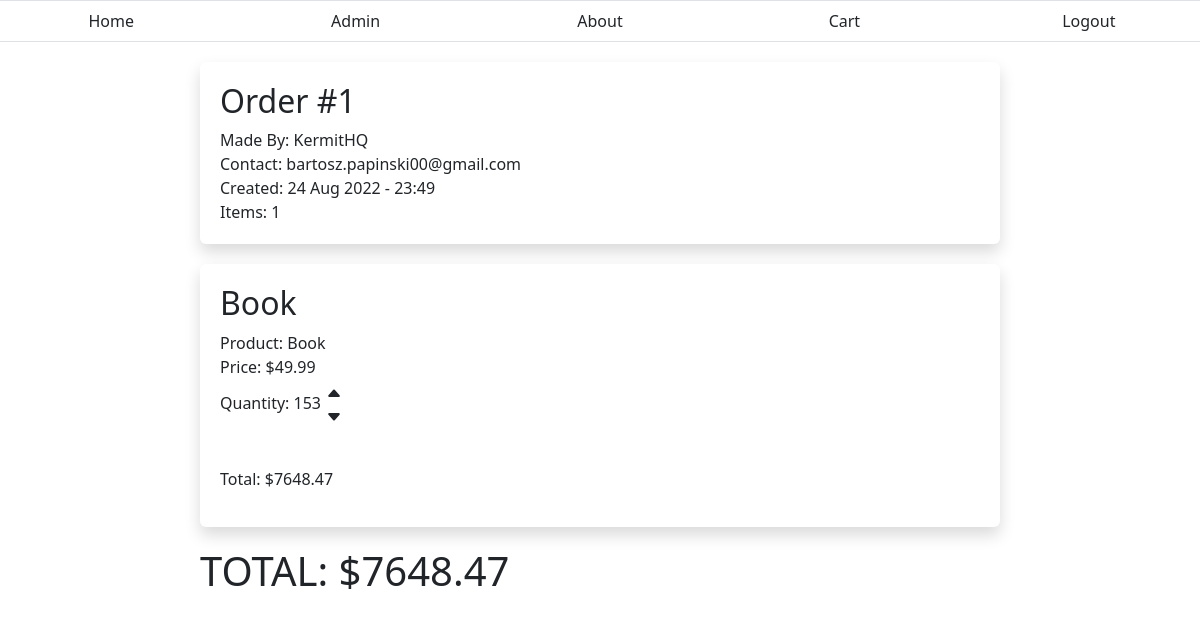
Page /cart/ (signed in) on the committed database.
### Ecommerce/models.py (models this page shows, shortened)
class Order(models.Model):
	user = models.ForeignKey(Account, on_delete=models.CASCADE)
	is_active = models.BooleanField(default=True)
	created = models.DateTimeField(auto_now_add=True)

class OrderItem(models.Model):
	order = models.ForeignKey(Order, on_delete=models.CASCADE)
	item = models.ForeignKey(Product, on_delete=models.CASCADE)
	quantity = models.IntegerField()
	def get_total_price(self):
		price = self.item.price * self.quantity
		return price

class Product(models.Model):
	name = models.CharField(max_length=200)
	category = models.ForeignKey(Category, on_delete=models.CASCADE)
	availability = models.IntegerField()
	price = models.DecimalField(max_digits=5, decimal_places=2)
	image = models.ImageField(upload_to=getImageURL, default="static/default.png" )

### Account/models.py (models this page shows, shortened)
class Account(AbstractBaseUser):
	email = models.EmailField( unique=True, max_length=60)
	username = models.CharField(max_length=60, unique=True)
	date_joined = models.DateTimeField(auto_now_add=True)
	last_login = models.DateTimeField(auto_now=True)
	is_admin = models.BooleanField(default=False)
	is_active = models.BooleanField(default=True)
	is_staff = models.BooleanField(default=False)
	is_superuser = models.BooleanField(default=False)
	USERNAME_FIELD= 'email'
	REQUIRED_FIELDS = ['username']
	objects = MyAccountManager()
	profile_picture = models.ImageField(upload_to=getImageURL, default="media/static/profile_pics/default.png")
	def __str__(self):
		return self.email

### Ecommerce/views.py (the view)
# urls.py: path('cart/', CartView, name="cart"),
@login_required
def CartView(request):
	context = {}
	order = Order.objects.get(user=request.user)
	ordered_products = OrderItem.objects.filter(order=order)
	total_price = 0
	for product in ordered_products:
		total_price += product.get_total_price()
	context['total_price'] = total_price
	context['order'] = order
	context['ordered_products'] = ordered_products
	return render(request, "Ecommerce/cart.html", context)

### Ecommerce/templates/Ecommerce/cart.html (shortened to what this page needs)
{% extends 'base.html' %}
{% block content %}
	<div class="order-data shadow bg-white rounded">
		<div>
			<h2>Order #{{order.id}}</h2>
		</div>
		<div class="user-data">
			<p>Made By: {{order.user.username}}</p>
			<p>Contact: {{order.user}}</p>
			<p>Created: {{order.created|date:"d M Y - G:i"}}
			<p>Items: {{ordered_products.count}}</p>
		</div>
	</div>
	<link rel="stylesheet" href="//code.jquery.com/ui/1.13.2/themes/base/jquery-ui.css">
	{% for product in ordered_products %}
		{% if product %}
			<div class="cart-data shadow bg-white rounded" id="{{product.id}}">
				<div class="item">
					<h2>{{product.item.name}}</h2>
				</div>
				<div class="product-data">
					<p>Product: {{product.item.name}}</p>
					<p id="price">Price: ${{product.item.price}}</p>
					<div class="product-quantity">
						<div class="quantity">
							<p>Quantity: {{product.quantity}}</p>
						</div>
						<div class="change-quantity">
							<form method="POST">
								<a href="#"  data-orderItemId="{{product.id}}" class = "quantity-increase"><div >
									<svg xmlns="http://www.w3.org/2000/svg" width="16" height="16" fill="currentColor" class="bi bi-caret-up-fill" viewBox="0 0 16 16"><path d="m7.247 4.86-4.796 5.481c-.566.647-.106 1.659.753 1.659h9.592a1 1 0 0 0 .753-1.659l-4.796-5.48a1 1 0 0 0-1.506 0z"/></svg>
								</div>
								</a>
								<a href="#" data-orderItemId="{{product.id}}" class = "quantity-decrease"><div ><svg xmlns="http://www.w3.org/2000/svg" width="16" height="16" fill="currentColor" class="bi bi-caret-down-fill" viewBox="0 0 16 16"><path d="M7.247 11.14 2.451 5.658C1.885 5.013 2.345 4 3.204 4h9.592a1 1 0 0 1 .753 1.659l-4.796 5.48a1 1 0 0 1-1.506 0z"/></svg></div></a>
							</form>
						</div>
					</div>
				</div>
				<div class="cost">
					<p id="total">Total: ${{product.get_total_price}}</p>
				</div>
			</div>
		{% endif %}
	{% endfor %}
	<h1>TOTAL: ${{total_price}}</h1>
{% endblock content %}

### static/styles/style.css (style rules this page uses)
a, a:hover, a:focus, a:active { text-decoration: none; color: inherit; }

### Ecommerce/templates/Ecommerce/cart.html (style rules this page uses)
.cart-data { min-height: 100px; padding: 20px; margin-bottom: 20px; display: flex; flex-direction: column; }
.product-data { padding-bottom: 20px; }
.user-data p { padding-bottom: 0; margin-bottom: 0; }
.cost { padding-top: 20px; }
.product-data p { margin-bottom: 0; }
.order-data { margin-top: 20px; display: flex; flex-direction: column; padding: 20px; margin-bottom: 20px; }
.product-quantity { display: flex; flex-direction: row; }
.quantity p { margin-top: 12px; padding-right: 5px; }

### rows in the picture
Order: id "1", user.username "KermitHQ", user "bartosz.papinski00@gmail.com", created "24 Aug 2022 - 23:49"
OrderItem: item.name "Book", item.price "49.99", quantity "153", get_total_price "7648.47"

### other values in the picture
{{ ordered_products.count }} "1"
{{ total_price }} "7648.47"
